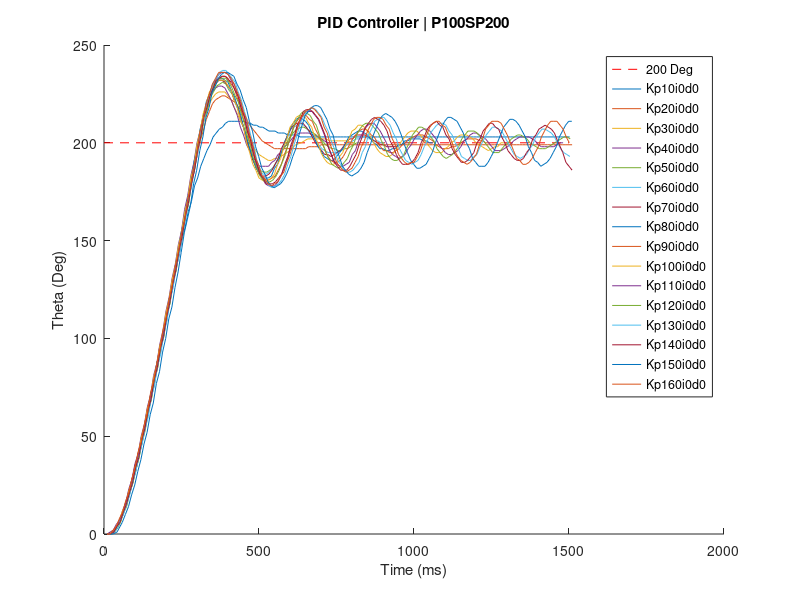
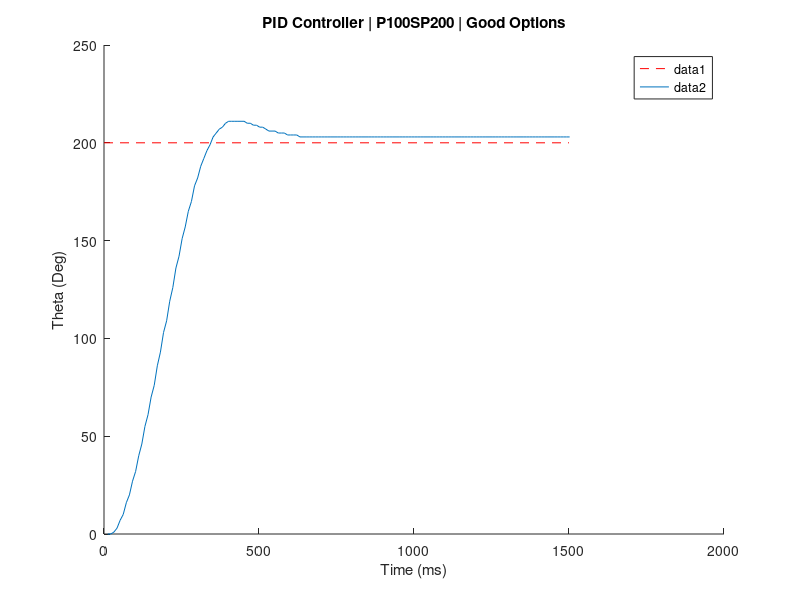

Here is the MATLAB script that generated these plots, in order: (Note: this script raises an error after producing the figures.)
figure(1);
hold on;
xlabel('Time (ms)');
ylabel('Theta (Deg)');
title('PID Controller | P100SP200');
plot([0 1500], [200 200], 'r--');
Kp10i0d0 = [12.0, 0; 22.0, 0; 32.0, 1; 42.0, 3; 52.0, 7; 62.0, 10; 72.0, 16; 82.0, 20; 92.0, 27; 102.0, 32; 112.0, 40; 122.0, 46; 132.0, 55; 142.0, 61; 152.0, 70; 162.0, 76; 172.0, 86; 182.0, 93; 192.0, 103; 202.0, 109; 212.0, 119; 222.0, 126; 232.0, 136; 242.0, 142; 252.0, 151; 262.0, 157; 272.0, 165; 282.0, 170; 292.0, 178; 302.0, 182; 312.0, 188; 322.0, 192; 332.0, 196; 342.0, 199; 352.0, 203; 362.0, 205; 372.0, 207; 382.0, 208; 392.0, 210; 402.0, 211; 412.0, 211; 422.0, 211; 432.0, 211; 442.0, 211; 452.0, 211; 462.0, 210; 472.0, 210; 482.0, 209; 492.0, 209; 502.0, 208; 512.0, 208; 522.0, 207; 532.0, 206; 542.0, 206; 552.0, 206; 562.0, 205; 572.0, 205; 582.0, 205; 592.0, 204; 602.0, 204; 612.0, 204; 622.0, 204; 632.0, 203; 642.0, 203; 652.0, 203; 662.0, 203; 672.0, 203; 682.0, 203; 692.0, 203; 702.0, 203; 712.0, 203; 722.0, 203; 732.0, 203; 742.0, 203; 752.0, 203; 762.0, 203; 772.0, 203; 782.0, 203; 792.0, 203; 802.0, 203; 812.0, 203; 822.0, 203; 832.0, 203; 842.0, 203; 852.0, 203; 862.0, 203; 872.0, 203; 882.0, 203; 892.0, 203; 902.0, 203; 912.0, 203; 922.0, 203; 932.0, 203; 942.0, 203; 952.0, 203; 962.0, 203; 972.0, 203; 982.0, 203; 992.0, 203; 1002.0, 203; 1012.0, 203; 1022.0, 203; 1032.0, 203; 1042.0, 203; 1052.0, 203; 1062.0, 203; 1072.0, 203; 1082.0, 203; 1092.0, 203; 1102.0, 203; 1112.0, 203; 1122.0, 203; 1132.0, 203; 1142.0, 203; 1152.0, 203; 1162.0, 203; 1172.0, 203; 1182.0, 203; 1192.0, 203; 1202.0, 203; 1212.0, 203; 1222.0, 203; 1232.0, 203; 1242.0, 203; 1252.0, 203; 1262.0, 203; 1272.0, 203; 1282.0, 203; 1292.0, 203; 1302.0, 203; 1312.0, 203; 1322.0, 203; 1332.0, 203; 1342.0, 203; 1352.0, 203; 1362.0, 203; 1372.0, 203; 1382.0, 203; 1392.0, 203; 1402.0, 203; 1412.0, 203; 1422.0, 203; 1432.0, 203; 1442.0, 203; 1452.0, 203; 1462.0, 203; 1472.0, 203; 1482.0, 203; 1492.0, 203; 1502.0, 203; ];
plot(Kp10i0d0(:,1),Kp10i0d0(:,2))
% y = max(Kp10i0d0(:,2));
% x = Kp10i0d0(find(Kp10i0d0(:,2) == max(y), 1, 'first'));
% text(x, y, 'Kp10i0d0');
% pause;

Kp20i0d0 = [10.0, 0; 20.0, 0; 30.0, 2; 40.0, 3; 50.0, 7; 60.0, 11; 70.0, 16; 80.0, 21; 90.0, 28; 100.0, 33; 110.0, 41; 120.0, 47; 130.0, 55; 140.0, 62; 150.0, 71; 160.0, 77; 170.0, 87; 180.0, 93; 190.0, 103; 200.0, 110; 210.0, 120; 220.0, 127; 230.0, 137; 240.0, 144; 250.0, 154; 260.0, 161; 270.0, 171; 280.0, 178; 290.0, 187; 300.0, 193; 310.0, 201; 320.0, 206; 330.0, 212; 340.0, 216; 350.0, 220; 360.0, 222; 370.0, 223; 380.0, 224; 390.0, 224; 400.0, 223; 410.0, 222; 420.0, 221; 430.0, 219; 440.0, 217; 450.0, 214; 460.0, 212; 470.0, 209; 480.0, 207; 490.0, 205; 500.0, 203; 510.0, 201; 520.0, 200; 530.0, 199; 540.0, 198; 550.0, 197; 560.0, 197; 570.0, 197; 580.0, 197; 590.0, 197; 600.0, 197; 610.0, 197; 620.0, 197; 630.0, 197; 640.0, 197; 650.0, 197; 660.0, 198; 670.0, 198; 680.0, 198; 690.0, 198; 700.0, 199; 710.0, 199; 720.0, 199; 730.0, 199; 740.0, 199; 750.0, 199; 760.0, 199; 770.0, 199; 780.0, 199; 790.0, 199; 800.0, 199; 810.0, 199; 820.0, 199; 830.0, 199; 840.0, 199; 850.0, 199; 860.0, 199; 870.0, 199; 880.0, 199; 890.0, 199; 900.0, 199; 910.0, 199; 920.0, 199; 930.0, 199; 940.0, 199; 950.0, 199; 960.0, 199; 970.0, 199; 980.0, 199; 990.0, 199; 1000.0, 199; 1010.0, 199; 1020.0, 199; 1030.0, 199; 1040.0, 199; 1050.0, 199; 1060.0, 199; 1070.0, 199; 1080.0, 199; 1090.0, 199; 1100.0, 199; 1110.0, 199; 1120.0, 199; 1130.0, 199; 1140.0, 199; 1150.0, 199; 1160.0, 199; 1170.0, 199; 1180.0, 199; 1190.0, 199; 1200.0, 199; 1210.0, 199; 1220.0, 199; 1230.0, 199; 1240.0, 199; 1250.0, 199; 1260.0, 199; 1270.0, 199; 1280.0, 199; 1290.0, 199; 1300.0, 199; 1310.0, 199; 1320.0, 199; 1330.0, 199; 1340.0, 199; 1350.0, 199; 1360.0, 199; 1370.0, 199; 1380.0, 199; 1390.0, 199; 1400.0, 199; 1410.0, 199; 1420.0, 199; 1430.0, 199; 1440.0, 199; 1450.0, 199; 1460.0, 199; 1470.0, 199; 1480.0, 199; 1490.0, 199; 1500.0, 199; 1510.0, 199; ];
plot(Kp20i0d0(:,1),Kp20i0d0(:,2))
% y = max(Kp20i0d0(:,2));
% x = Kp20i0d0(find(Kp20i0d0(:,2) == max(y), 1, 'first'));
% text(x, y, 'Kp20i0d0');
% pause;

Kp30i0d0 = [10.0, 0; 20.0, 0; 30.0, 1; 40.0, 4; 50.0, 6; 60.0, 11; 70.0, 15; 80.0, 22; 90.0, 26; 100.0, 34; 110.0, 40; 120.0, 48; 130.0, 54; 140.0, 63; 150.0, 70; 160.0, 79; 170.0, 86; 180.0, 96; 190.0, 102; 200.0, 112; 210.0, 119; 220.0, 130; 230.0, 136; 240.0, 146; 250.0, 153; 260.0, 164; 270.0, 170; 280.0, 181; 290.0, 188; 300.0, 197; 310.0, 203; 320.0, 210; 330.0, 215; 340.0, 220; 350.0, 223; 360.0, 225; 370.0, 226; 380.0, 226; 390.0, 226; 400.0, 224; 410.0, 222; 420.0, 218; 430.0, 215; 440.0, 211; 450.0, 208; 460.0, 204; 470.0, 201; 480.0, 198; 490.0, 196; 500.0, 194; 510.0, 193; 520.0, 192; 530.0, 191; 540.0, 191; 550.0, 192; 560.0, 192; 570.0, 193; 580.0, 194; 590.0, 195; 600.0, 196; 618.0, 199; 636.0, 200; 657.0, 202; 667.0, 202; 677.0, 202; 687.0, 202; 697.0, 202; 707.0, 202; 717.0, 202; 727.0, 201; 737.0, 201; 747.0, 201; 757.0, 201; 767.0, 201; 777.0, 201; 787.0, 201; 797.0, 200; 807.0, 200; ];
plot(Kp30i0d0(:,1),Kp30i0d0(:,2))
% y = max(Kp30i0d0(:,2));
% x = Kp30i0d0(find(Kp30i0d0(:,2) == max(y), 1, 'first'));
% text(x, y, 'Kp30i0d0');
% pause;

Kp40i0d0 = [10.0, 0; 20.0, 1; 30.0, 2; 40.0, 5; 50.0, 7; 60.0, 12; 70.0, 16; 80.0, 23; 90.0, 28; 100.0, 36; 110.0, 41; 120.0, 50; 130.0, 56; 140.0, 65; 150.0, 71; 160.0, 81; 170.0, 87; 180.0, 97; 190.0, 104; 200.0, 114; 210.0, 121; 220.0, 131; 230.0, 138; 240.0, 148; 250.0, 155; 260.0, 166; 270.0, 173; 280.0, 183; 290.0, 190; 300.0, 200; 310.0, 206; 320.0, 214; 330.0, 218; 340.0, 224; 350.0, 226; 360.0, 228; 370.0, 229; 380.0, 229; 390.0, 228; 400.0, 225; 410.0, 222; 420.0, 218; 430.0, 214; 440.0, 208; 450.0, 204; 460.0, 199; 470.0, 196; 480.0, 192; 490.0, 191; 501.0, 188; 511.0, 188; 521.0, 188; 531.0, 188; 541.0, 190; 551.0, 191; 561.0, 194; 571.0, 195; 581.0, 198; 591.0, 199; 601.0, 201; 611.0, 203; 621.0, 204; 631.0, 205; 641.0, 205; 651.0, 205; 661.0, 205; 671.0, 204; 681.0, 204; 691.0, 203; 701.0, 202; 711.0, 201; 721.0, 200; 731.0, 200; ];
plot(Kp40i0d0(:,1),Kp40i0d0(:,2))
% y = max(Kp40i0d0(:,2));
% x = Kp40i0d0(find(Kp40i0d0(:,2) == max(y), 1, 'first'));
% text(x, y, 'Kp40i0d0');
% pause;

Kp50i0d0 = [13.0, 0; 23.0, 0; 33.0, 1; 43.0, 3; 53.0, 6; 63.0, 11; 73.0, 14; 83.0, 21; 93.0, 26; 103.0, 33; 113.0, 39; 123.0, 47; 133.0, 53; 143.0, 63; 153.0, 69; 163.0, 79; 173.0, 85; 183.0, 95; 193.0, 101; 203.0, 112; 213.0, 118; 223.0, 129; 233.0, 135; 243.0, 145; 253.0, 152; 263.0, 162; 273.0, 169; 283.0, 180; 293.0, 187; 303.0, 197; 313.0, 203; 323.0, 212; 333.0, 217; 343.0, 223; 353.0, 226; 363.0, 229; 373.0, 230; 383.0, 231; 393.0, 230; 403.0, 227; 413.0, 225; 423.0, 221; 433.0, 217; 443.0, 211; 453.0, 207; 463.0, 200; 473.0, 196; 483.0, 191; 493.0, 189; 503.0, 186; 513.0, 185; 525.0, 185; 535.0, 186; 545.0, 187; 555.0, 190; 565.0, 192; 575.0, 196; 585.0, 198; 595.0, 202; 605.0, 204; 615.0, 206; 625.0, 207; 635.0, 208; 645.0, 208; 655.0, 207; 665.0, 206; 675.0, 205; 685.0, 204; 695.0, 202; 705.0, 201; 715.0, 199; 725.0, 198; 735.0, 197; 745.0, 197; 755.0, 196; 765.0, 196; 775.0, 197; 785.0, 197; 795.0, 198; 805.0, 199; 815.0, 200; 825.0, 200; ];
plot(Kp50i0d0(:,1),Kp50i0d0(:,2))
% y = max(Kp50i0d0(:,2));
% x = Kp50i0d0(find(Kp50i0d0(:,2) == max(y), 1, 'first'));
% text(x, y, 'Kp50i0d0');
% pause;

Kp60i0d0 = [11.0, 0; 21.0, 0; 31.0, 1; 42.0, 4; 52.0, 7; 62.0, 11; 72.0, 15; 82.0, 22; 92.0, 27; 102.0, 35; 112.0, 40; 122.0, 49; 132.0, 55; 142.0, 64; 152.0, 71; 162.0, 80; 172.0, 87; 182.0, 97; 192.0, 103; 202.0, 113; 212.0, 120; 222.0, 130; 232.0, 137; 242.0, 148; 252.0, 155; 262.0, 165; 272.0, 172; 282.0, 183; 292.0, 189; 302.0, 200; 312.0, 207; 322.0, 215; 332.0, 220; 342.0, 225; 352.0, 228; 362.0, 231; 372.0, 232; 382.0, 232; 392.0, 231; 402.0, 228; 412.0, 226; 422.0, 221; 432.0, 217; 442.0, 211; 452.0, 207; 462.0, 200; 472.0, 196; 482.0, 191; 492.0, 188; 503.0, 185; 513.0, 184; 523.0, 184; 533.0, 185; 543.0, 187; 553.0, 189; 563.0, 193; 573.0, 196; 583.0, 201; 593.0, 203; 603.0, 207; 613.0, 208; 623.0, 209; 633.0, 210; 643.0, 209; 653.0, 208; 663.0, 205; 673.0, 204; 683.0, 201; 693.0, 199; 703.0, 197; 713.0, 196; 723.0, 195; 733.0, 195; 743.0, 195; 753.0, 195; 763.0, 196; 773.0, 197; 783.0, 199; 793.0, 200; 803.0, 201; 813.0, 202; 823.0, 202; 833.0, 203; 843.0, 203; 853.0, 202; 863.0, 202; 873.0, 201; 883.0, 201; 893.0, 200; 903.0, 200; ];
plot(Kp60i0d0(:,1),Kp60i0d0(:,2))
% y = max(Kp60i0d0(:,2));
% x = Kp60i0d0(find(Kp60i0d0(:,2) == max(y), 1, 'first'));
% text(x, y, 'Kp60i0d0');
% pause;

Kp70i0d0 = [10.0, 0; 20.0, 0; 30.0, 1; 40.0, 4; 50.0, 6; 60.0, 11; 70.0, 15; 80.0, 22; 90.0, 27; 100.0, 35; 110.0, 40; 120.0, 49; 130.0, 55; 140.0, 64; 150.0, 70; 160.0, 79; 170.0, 86; 180.0, 96; 190.0, 102; 200.0, 112; 210.0, 118; 220.0, 128; 230.0, 135; 240.0, 145; 250.0, 152; 260.0, 162; 270.0, 169; 280.0, 180; 290.0, 187; 300.0, 197; 310.0, 204; 320.0, 213; 330.0, 218; 340.0, 224; 350.0, 227; 360.0, 230; 370.0, 232; 380.0, 232; 390.0, 231; 400.0, 229; 410.0, 227; 420.0, 222; 430.0, 219; 440.0, 213; 450.0, 208; 460.0, 201; 470.0, 196; 480.0, 191; 490.0, 188; 500.0, 184; 510.0, 183; 522.0, 183; 532.0, 184; 542.0, 186; 552.0, 189; 562.0, 192; 572.0, 197; 582.0, 200; 592.0, 204; 602.0, 207; 612.0, 209; 622.0, 210; 632.0, 210; 642.0, 210; 652.0, 208; 662.0, 206; 672.0, 203; 682.0, 200; 692.0, 198; 702.0, 196; 712.0, 194; 722.0, 194; 732.0, 193; 742.0, 194; 752.0, 195; 762.0, 196; 772.0, 198; 782.0, 200; 792.0, 202; 802.0, 202; 812.0, 204; 822.0, 204; 832.0, 204; 842.0, 204; 852.0, 203; 862.0, 202; 872.0, 201; 882.0, 200; 892.0, 199; 902.0, 199; 912.0, 198; 922.0, 198; 932.0, 198; 942.0, 198; 952.0, 199; 962.0, 199; 972.0, 200; 982.0, 200; ];
plot(Kp70i0d0(:,1),Kp70i0d0(:,2))
% y = max(Kp70i0d0(:,2));
% x = Kp70i0d0(find(Kp70i0d0(:,2) == max(y), 1, 'first'));
% text(x, y, 'Kp70i0d0');
% pause;

Kp80i0d0 = [10.0, 0; 20.0, 0; 30.0, 1; 40.0, 3; 50.0, 7; 60.0, 10; 70.0, 16; 80.0, 20; 90.0, 27; 100.0, 33; 110.0, 41; 120.0, 46; 130.0, 55; 140.0, 61; 150.0, 71; 160.0, 77; 170.0, 87; 180.0, 93; 190.0, 103; 200.0, 110; 210.0, 120; 220.0, 127; 230.0, 137; 240.0, 145; 250.0, 155; 260.0, 162; 270.0, 172; 280.0, 179; 290.0, 190; 300.0, 197; 310.0, 207; 320.0, 213; 330.0, 221; 340.0, 225; 350.0, 229; 360.0, 231; 370.0, 233; 380.0, 233; 390.0, 232; 400.0, 231; 410.0, 227; 420.0, 224; 430.0, 219; 440.0, 215; 450.0, 208; 460.0, 203; 470.0, 197; 480.0, 192; 490.0, 187; 500.0, 185; 510.0, 182; 520.0, 182; 530.0, 182; 540.0, 183; 550.0, 187; 560.0, 189; 570.0, 194; 580.0, 198; 590.0, 203; 600.0, 207; 610.0, 210; 620.0, 212; 630.0, 213; 640.0, 212; 650.0, 211; 660.0, 209; 670.0, 205; 680.0, 202; 690.0, 198; 700.0, 196; 710.0, 193; 720.0, 192; 730.0, 191; 740.0, 191; 750.0, 193; 760.0, 195; 770.0, 197; 780.0, 200; 790.0, 203; 800.0, 204; 810.0, 205; 820.0, 206; 830.0, 206; 840.0, 205; 850.0, 204; 860.0, 202; 870.0, 200; 880.0, 199; 890.0, 197; 900.0, 197; 910.0, 196; 920.0, 196; 930.0, 197; 940.0, 197; 950.0, 199; 960.0, 199; 970.0, 201; 980.0, 201; 990.0, 202; 1000.0, 202; 1010.0, 202; 1020.0, 202; 1030.0, 201; 1040.0, 201; 1050.0, 200; 1060.0, 200; ];
plot(Kp80i0d0(:,1),Kp80i0d0(:,2))
% y = max(Kp80i0d0(:,2));
% x = Kp80i0d0(find(Kp80i0d0(:,2) == max(y), 1, 'first'));
% text(x, y, 'Kp80i0d0');
% pause;

Kp90i0d0 = [10.0, 0; 20.0, 0; 30.0, 2; 40.0, 3; 50.0, 7; 60.0, 10; 70.0, 16; 80.0, 20; 90.0, 28; 100.0, 33; 110.0, 41; 120.0, 46; 130.0, 55; 140.0, 61; 150.0, 70; 160.0, 76; 170.0, 86; 180.0, 92; 190.0, 102; 200.0, 109; 210.0, 119; 220.0, 125; 230.0, 136; 240.0, 142; 250.0, 152; 260.0, 160; 270.0, 170; 280.0, 177; 290.0, 187; 300.0, 194; 310.0, 205; 320.0, 211; 330.0, 219; 340.0, 224; 350.0, 228; 360.0, 231; 370.0, 233; 380.0, 234; 390.0, 234; 400.0, 233; 410.0, 230; 420.0, 228; 430.0, 223; 440.0, 219; 450.0, 212; 460.0, 208; 470.0, 200; 480.0, 196; 490.0, 190; 500.0, 186; 510.0, 183; 522.0, 181; 532.0, 181; 542.0, 182; 552.0, 183; 562.0, 186; 572.0, 189; 582.0, 194; 592.0, 198; 602.0, 204; 612.0, 208; 622.0, 211; 632.0, 213; 642.0, 214; 652.0, 214; 662.0, 212; 672.0, 211; 682.0, 207; 692.0, 204; 702.0, 200; 712.0, 197; 722.0, 193; 732.0, 191; 742.0, 190; 752.0, 190; 762.0, 191; 772.0, 193; 782.0, 196; 792.0, 199; 802.0, 202; 812.0, 204; 822.0, 206; 832.0, 207; 842.0, 207; 852.0, 206; 862.0, 204; 872.0, 203; 882.0, 200; 892.0, 198; 902.0, 196; 912.0, 196; 922.0, 195; 932.0, 195; 942.0, 196; 952.0, 197; 962.0, 199; 972.0, 200; 982.0, 202; 999.0, 203; 1009.0, 204; 1019.0, 204; 1029.0, 204; 1039.0, 203; 1051.0, 202; 1061.0, 201; 1071.0, 199; 1081.0, 198; 1091.0, 197; 1101.0, 197; 1111.0, 197; 1121.0, 198; 1131.0, 198; 1141.0, 199; 1151.0, 200; 1161.0, 201; 1171.0, 202; 1181.0, 202; 1191.0, 202; 1201.0, 202; 1211.0, 201; 1221.0, 201; 1231.0, 200; 1241.0, 200; ];
plot(Kp90i0d0(:,1),Kp90i0d0(:,2))
% y = max(Kp90i0d0(:,2));
% x = Kp90i0d0(find(Kp90i0d0(:,2) == max(y), 1, 'first'));
% text(x, y, 'Kp90i0d0');
% pause;

Kp100i0d0 = [10.0, 0; 20.0, 0; 30.0, 1; 40.0, 4; 50.0, 7; 60.0, 12; 70.0, 15; 80.0, 22; 90.0, 27; 100.0, 34; 110.0, 40; 120.0, 49; 130.0, 55; 140.0, 64; 150.0, 70; 160.0, 80; 170.0, 86; 180.0, 96; 190.0, 103; 200.0, 113; 210.0, 120; 220.0, 130; 230.0, 137; 240.0, 147; 250.0, 154; 260.0, 164; 270.0, 171; 280.0, 182; 290.0, 188; 300.0, 199; 310.0, 206; 320.0, 215; 330.0, 220; 340.0, 226; 350.0, 228; 360.0, 231; 370.0, 232; 380.0, 232; 390.0, 232; 400.0, 229; 410.0, 227; 420.0, 222; 430.0, 218; 440.0, 212; 450.0, 208; 460.0, 200; 470.0, 195; 480.0, 189; 490.0, 186; 500.0, 182; 510.0, 181; 520.0, 180; 530.0, 181; 540.0, 182; 550.0, 184; 560.0, 189; 570.0, 192; 580.0, 198; 590.0, 202; 600.0, 208; 610.0, 210; 620.0, 213; 630.0, 214; 640.0, 214; 650.0, 213; 660.0, 210; 670.0, 208; 680.0, 203; 690.0, 200; 700.0, 195; 710.0, 192; 720.0, 190; 730.0, 189; 740.0, 189; 750.0, 190; 760.0, 193; 770.0, 195; 780.0, 199; 790.0, 202; 800.0, 206; 810.0, 207; 820.0, 209; 830.0, 209; 840.0, 208; 850.0, 206; 860.0, 203; 870.0, 200; 880.0, 197; 890.0, 195; 900.0, 194; 910.0, 193; 920.0, 193; 930.0, 194; 940.0, 196; 950.0, 198; 960.0, 201; 970.0, 203; 980.0, 205; 990.0, 206; 1000.0, 206; 1010.0, 206; 1020.0, 204; 1030.0, 202; 1040.0, 200; 1050.0, 198; 1060.0, 196; 1070.0, 195; 1080.0, 195; 1090.0, 195; 1100.0, 197; 1110.0, 198; 1120.0, 200; 1130.0, 201; 1140.0, 203; 1150.0, 204; 1160.0, 204; 1170.0, 204; 1180.0, 203; 1190.0, 202; 1200.0, 200; 1210.0, 199; 1220.0, 198; 1230.0, 197; 1240.0, 196; 1250.0, 197; 1260.0, 198; 1270.0, 198; 1280.0, 200; 1290.0, 200; ];
plot(Kp100i0d0(:,1),Kp100i0d0(:,2))
% y = max(Kp100i0d0(:,2));
% x = Kp100i0d0(find(Kp100i0d0(:,2) == max(y), 1, 'first'));
% text(x, y, 'Kp100i0d0');
% pause;

Kp110i0d0 = [10.0, 0; 20.0, 0; 30.0, 1; 40.0, 3; 50.0, 7; 60.0, 10; 70.0, 16; 80.0, 20; 90.0, 27; 100.0, 32; 110.0, 40; 120.0, 46; 130.0, 54; 140.0, 60; 150.0, 70; 160.0, 76; 170.0, 85; 180.0, 92; 190.0, 102; 200.0, 108; 210.0, 118; 220.0, 125; 230.0, 135; 240.0, 142; 250.0, 153; 260.0, 160; 270.0, 170; 280.0, 177; 290.0, 188; 300.0, 194; 310.0, 205; 320.0, 212; 330.0, 220; 340.0, 224; 350.0, 230; 360.0, 232; 370.0, 235; 380.0, 236; 390.0, 236; 400.0, 235; 410.0, 232; 420.0, 230; 430.0, 225; 440.0, 221; 450.0, 215; 460.0, 210; 470.0, 203; 480.0, 198; 490.0, 190; 501.0, 185; 511.0, 182; 521.0, 179; 531.0, 178; 541.0, 178; 551.0, 178; 561.0, 180; 571.0, 183; 581.0, 187; 591.0, 191; 601.0, 197; 611.0, 201; 621.0, 207; 631.0, 210; 641.0, 214; 651.0, 216; 661.0, 216; 671.0, 216; 681.0, 214; 691.0, 212; 701.0, 208; 711.0, 204; 721.0, 199; 731.0, 195; 741.0, 191; 751.0, 189; 761.0, 188; 771.0, 188; 781.0, 189; 791.0, 190; 801.0, 194; 811.0, 196; 821.0, 201; 831.0, 204; 841.0, 207; 851.0, 209; 861.0, 210; 871.0, 210; 881.0, 208; 891.0, 206; 901.0, 203; 911.0, 200; 921.0, 196; 931.0, 194; 941.0, 193; 951.0, 192; 961.0, 193; 971.0, 194; 981.0, 197; 991.0, 199; 1001.0, 202; 1011.0, 204; 1021.0, 206; 1031.0, 207; 1041.0, 207; 1051.0, 206; 1061.0, 204; 1071.0, 202; 1081.0, 199; 1091.0, 197; 1101.0, 195; 1111.0, 194; 1121.0, 194; 1131.0, 195; 1141.0, 196; 1151.0, 198; 1161.0, 201; 1171.0, 202; 1181.0, 204; 1191.0, 205; 1201.0, 205; 1211.0, 204; 1221.0, 203; 1231.0, 202; 1241.0, 200; 1251.0, 198; 1261.0, 196; 1271.0, 196; 1281.0, 196; 1291.0, 197; 1301.0, 198; 1311.0, 199; 1321.0, 201; 1331.0, 202; 1341.0, 203; 1351.0, 203; 1361.0, 203; 1371.0, 203; 1381.0, 202; 1391.0, 201; 1401.0, 199; 1411.0, 198; 1421.0, 198; 1431.0, 198; 1441.0, 198; 1451.0, 198; 1461.0, 199; 1471.0, 200; 1481.0, 200; ];
plot(Kp110i0d0(:,1),Kp110i0d0(:,2))
% y = max(Kp110i0d0(:,2));
% x = Kp110i0d0(find(Kp110i0d0(:,2) == max(y), 1, 'first'));
% text(x, y, 'Kp110i0d0');
% pause;

Kp120i0d0 = [13.0, 0; 23.0, 0; 33.0, 1; 43.0, 3; 53.0, 6; 63.0, 11; 73.0, 15; 83.0, 21; 93.0, 26; 103.0, 33; 113.0, 39; 123.0, 48; 133.0, 54; 143.0, 63; 153.0, 69; 163.0, 79; 173.0, 85; 183.0, 95; 193.0, 101; 203.0, 112; 213.0, 118; 223.0, 129; 233.0, 135; 243.0, 146; 253.0, 152; 263.0, 163; 273.0, 169; 283.0, 180; 293.0, 187; 303.0, 197; 313.0, 204; 323.0, 213; 333.0, 218; 343.0, 225; 353.0, 228; 363.0, 231; 373.0, 233; 383.0, 233; 393.0, 233; 403.0, 231; 413.0, 228; 423.0, 224; 433.0, 221; 443.0, 215; 453.0, 210; 463.0, 203; 473.0, 198; 483.0, 191; 493.0, 187; 503.0, 183; 513.0, 181; 523.0, 180; 535.0, 180; 545.0, 181; 555.0, 183; 565.0, 186; 575.0, 190; 585.0, 194; 595.0, 200; 605.0, 204; 615.0, 210; 625.0, 212; 635.0, 215; 645.0, 216; 655.0, 215; 665.0, 214; 675.0, 211; 685.0, 209; 695.0, 204; 705.0, 200; 715.0, 195; 725.0, 192; 735.0, 189; 745.0, 188; 755.0, 187; 765.0, 188; 775.0, 190; 785.0, 192; 795.0, 196; 805.0, 199; 815.0, 204; 825.0, 207; 835.0, 209; 845.0, 210; 855.0, 210; 865.0, 209; 875.0, 207; 885.0, 205; 895.0, 201; 905.0, 198; 915.0, 194; 925.0, 192; 935.0, 191; 945.0, 191; 955.0, 192; 965.0, 193; 975.0, 197; 985.0, 200; 995.0, 204; 1005.0, 206; 1015.0, 208; 1025.0, 208; 1035.0, 207; 1054.0, 203; 1064.0, 201; 1074.0, 197; 1084.0, 195; 1094.0, 193; 1104.0, 192; 1114.0, 193; 1124.0, 194; 1134.0, 196; 1144.0, 198; 1154.0, 202; 1164.0, 204; 1174.0, 206; 1184.0, 206; 1194.0, 206; 1204.0, 205; 1214.0, 203; 1224.0, 201; 1234.0, 199; 1244.0, 197; 1254.0, 195; 1264.0, 195; 1274.0, 195; 1284.0, 197; 1294.0, 199; 1304.0, 200; 1314.0, 202; 1324.0, 203; 1334.0, 204; 1344.0, 204; 1354.0, 203; 1364.0, 202; 1374.0, 200; 1384.0, 199; 1394.0, 198; 1404.0, 197; 1414.0, 197; 1424.0, 197; 1434.0, 198; 1444.0, 199; 1454.0, 200; 1464.0, 201; 1474.0, 202; 1484.0, 203; 1494.0, 203; 1504.0, 202; ];
plot(Kp120i0d0(:,1),Kp120i0d0(:,2))
% y = max(Kp120i0d0(:,2));
% x = Kp120i0d0(find(Kp120i0d0(:,2) == max(y), 1, 'first'));
% text(x, y, 'Kp120i0d0');
% pause;

Kp130i0d0 = [13.0, 0; 23.0, 0; 33.0, 1; 43.0, 3; 53.0, 7; 63.0, 10; 73.0, 15; 83.0, 20; 93.0, 27; 103.0, 32; 113.0, 40; 123.0, 46; 133.0, 54; 143.0, 60; 153.0, 70; 163.0, 76; 173.0, 86; 183.0, 92; 193.0, 102; 203.0, 109; 213.0, 119; 223.0, 126; 233.0, 136; 243.0, 143; 253.0, 153; 263.0, 160; 273.0, 171; 283.0, 178; 293.0, 188; 303.0, 195; 313.0, 206; 323.0, 212; 333.0, 221; 343.0, 225; 353.0, 231; 363.0, 233; 373.0, 236; 383.0, 237; 393.0, 237; 403.0, 235; 413.0, 233; 423.0, 231; 433.0, 226; 443.0, 222; 453.0, 216; 463.0, 211; 473.0, 204; 483.0, 199; 493.0, 191; 503.0, 187; 513.0, 182; 523.0, 180; 533.0, 178; 543.0, 177; 553.0, 178; 563.0, 179; 573.0, 181; 583.0, 184; 593.0, 189; 603.0, 193; 613.0, 199; 623.0, 204; 633.0, 210; 643.0, 213; 653.0, 216; 663.0, 217; 673.0, 218; 683.0, 217; 693.0, 215; 703.0, 213; 713.0, 209; 723.0, 206; 733.0, 201; 743.0, 197; 753.0, 191; 763.0, 189; 773.0, 186; 783.0, 185; 793.0, 185; 803.0, 186; 813.0, 188; 823.0, 190; 833.0, 195; 843.0, 198; 853.0, 204; 863.0, 207; 873.0, 211; 883.0, 212; 893.0, 213; 903.0, 213; 913.0, 211; 923.0, 209; 933.0, 205; 943.0, 202; 953.0, 197; 963.0, 194; 973.0, 191; 983.0, 190; 993.0, 189; 1003.0, 190; 1013.0, 191; 1023.0, 194; 1033.0, 198; 1043.0, 201; 1053.0, 205; 1063.0, 207; 1073.0, 209; 1083.0, 210; 1093.0, 210; 1103.0, 209; 1113.0, 206; 1123.0, 204; 1133.0, 200; 1143.0, 197; 1153.0, 193; 1163.0, 192; 1173.0, 191; 1183.0, 191; 1193.0, 193; 1203.0, 194; 1213.0, 198; 1223.0, 201; 1233.0, 204; 1243.0, 206; 1253.0, 208; 1263.0, 208; 1273.0, 207; 1283.0, 206; 1293.0, 203; 1303.0, 200; 1313.0, 197; 1323.0, 194; 1333.0, 193; 1343.0, 192; 1353.0, 193; 1363.0, 194; 1373.0, 197; 1383.0, 199; 1393.0, 203; 1403.0, 205; 1413.0, 207; 1423.0, 207; 1433.0, 206; 1443.0, 205; 1453.0, 203; 1463.0, 200; 1473.0, 197; 1483.0, 195; 1493.0, 194; 1503.0, 193; ];
plot(Kp130i0d0(:,1),Kp130i0d0(:,2))
% y = max(Kp130i0d0(:,2));
% x = Kp130i0d0(find(Kp130i0d0(:,2) == max(y), 1, 'first'));
% text(x, y, 'Kp130i0d0');
% pause;

Kp140i0d0 = [12.0, 0; 22.0, 0; 32.0, 1; 42.0, 4; 52.0, 6; 62.0, 11; 72.0, 15; 82.0, 21; 92.0, 26; 102.0, 34; 112.0, 39; 122.0, 48; 132.0, 54; 142.0, 63; 152.0, 69; 162.0, 79; 172.0, 85; 182.0, 95; 192.0, 101; 202.0, 111; 212.0, 118; 222.0, 128; 232.0, 135; 242.0, 145; 252.0, 152; 262.0, 162; 272.0, 169; 282.0, 179; 292.0, 186; 302.0, 196; 312.0, 203; 322.0, 213; 332.0, 218; 342.0, 224; 352.0, 228; 362.0, 232; 372.0, 233; 382.0, 234; 392.0, 234; 402.0, 232; 412.0, 231; 422.0, 227; 432.0, 224; 442.0, 218; 452.0, 214; 462.0, 206; 472.0, 202; 482.0, 194; 492.0, 190; 503.0, 184; 513.0, 182; 523.0, 179; 533.0, 179; 543.0, 179; 553.0, 180; 563.0, 182; 573.0, 184; 583.0, 189; 593.0, 193; 603.0, 199; 613.0, 203; 623.0, 209; 633.0, 212; 643.0, 216; 653.0, 217; 663.0, 217; 673.0, 216; 683.0, 214; 693.0, 212; 703.0, 208; 713.0, 204; 723.0, 198; 733.0, 194; 743.0, 190; 753.0, 188; 763.0, 186; 773.0, 186; 783.0, 186; 793.0, 188; 803.0, 191; 813.0, 194; 823.0, 199; 833.0, 203; 843.0, 208; 853.0, 210; 863.0, 212; 873.0, 213; 883.0, 212; 893.0, 211; 903.0, 209; 913.0, 206; 923.0, 201; 933.0, 198; 943.0, 194; 953.0, 191; 963.0, 189; 973.0, 189; 983.0, 189; 993.0, 190; 1003.0, 192; 1013.0, 195; 1023.0, 200; 1033.0, 203; 1043.0, 207; 1053.0, 209; 1063.0, 210; 1073.0, 211; 1083.0, 209; 1093.0, 208; 1103.0, 204; 1113.0, 202; 1123.0, 197; 1133.0, 194; 1143.0, 192; 1153.0, 190; 1163.0, 190; 1173.0, 191; 1183.0, 193; 1193.0, 195; 1203.0, 200; 1213.0, 202; 1223.0, 206; 1233.0, 208; 1243.0, 210; 1253.0, 210; 1263.0, 208; 1273.0, 207; 1283.0, 203; 1293.0, 200; 1303.0, 196; 1313.0, 194; 1323.0, 192; 1333.0, 191; 1343.0, 191; 1353.0, 192; 1363.0, 195; 1373.0, 197; 1383.0, 202; 1393.0, 204; 1403.0, 207; 1413.0, 208; 1423.0, 209; 1433.0, 208; 1443.0, 207; 1453.0, 205; 1463.0, 201; 1480.0, 195; 1490.0, 190; 1500.0, 188; 1510.0, 186; ];
plot(Kp140i0d0(:,1),Kp140i0d0(:,2))
% y = max(Kp140i0d0(:,2));
% x = Kp140i0d0(find(Kp140i0d0(:,2) == max(y), 1, 'first'));
% text(x, y, 'Kp140i0d0');
% pause;

Kp150i0d0 = [19.0, 0; 29.0, 0; 42.0, 1; 59.0, 6; 69.0, 10; 79.0, 14; 89.0, 20; 99.0, 25; 109.0, 32; 119.0, 38; 129.0, 46; 139.0, 52; 149.0, 61; 159.0, 67; 169.0, 77; 179.0, 83; 189.0, 93; 199.0, 100; 209.0, 110; 219.0, 116; 229.0, 126; 239.0, 134; 249.0, 144; 259.0, 154; 269.0, 161; 279.0, 168; 289.0, 179; 299.0, 186; 309.0, 196; 319.0, 203; 329.0, 213; 339.0, 218; 349.0, 226; 359.0, 229; 369.0, 233; 379.0, 235; 389.0, 236; 399.0, 236; 409.0, 235; 419.0, 234; 429.0, 230; 439.0, 227; 449.0, 222; 459.0, 218; 469.0, 211; 479.0, 206; 489.0, 198; 499.0, 193; 509.0, 187; 519.0, 184; 529.0, 180; 539.0, 178; 549.0, 177; 559.0, 178; 569.0, 179; 579.0, 181; 589.0, 184; 599.0, 188; 609.0, 193; 619.0, 197; 629.0, 204; 639.0, 209; 649.0, 214; 659.0, 216; 669.0, 218; 679.0, 219; 689.0, 219; 699.0, 218; 709.0, 215; 719.0, 212; 729.0, 207; 739.0, 204; 749.0, 197; 759.0, 193; 769.0, 188; 779.0, 186; 789.0, 184; 799.0, 183; 809.0, 184; 819.0, 185; 829.0, 187; 839.0, 190; 849.0, 195; 859.0, 199; 869.0, 204; 879.0, 208; 889.0, 212; 899.0, 214; 909.0, 215; 919.0, 214; 929.0, 213; 939.0, 211; 949.0, 208; 959.0, 204; 969.0, 199; 979.0, 195; 989.0, 191; 999.0, 189; 1009.0, 187; 1019.0, 187; 1029.0, 188; 1039.0, 189; 1049.0, 192; 1059.0, 195; 1069.0, 200; 1079.0, 204; 1089.0, 208; 1099.0, 211; 1109.0, 213; 1119.0, 213; 1129.0, 212; 1139.0, 211; 1149.0, 208; 1159.0, 205; 1169.0, 200; 1179.0, 197; 1189.0, 192; 1199.0, 190; 1209.0, 188; 1219.0, 188; 1229.0, 188; 1239.0, 190; 1249.0, 193; 1259.0, 196; 1269.0, 200; 1279.0, 204; 1289.0, 208; 1299.0, 210; 1309.0, 212; 1319.0, 212; 1329.0, 211; 1339.0, 209; 1349.0, 206; 1359.0, 203; 1369.0, 198; 1379.0, 195; 1389.0, 191; 1399.0, 190; 1409.0, 188; 1419.0, 189; 1429.0, 190; 1439.0, 192; 1449.0, 195; 1459.0, 198; 1469.0, 203; 1479.0, 206; 1489.0, 209; 1499.0, 211; 1509.0, 211; ];
plot(Kp150i0d0(:,1),Kp150i0d0(:,2))
% y = max(Kp150i0d0(:,2));
% x = Kp150i0d0(find(Kp150i0d0(:,2) == max(y), 1, 'first'));
% text(x, y, 'Kp150i0d0');
% pause;

Kp160i0d0 = [10.0, 0; 20.0, 0; 30.0, 2; 40.0, 4; 50.0, 8; 60.0, 11; 70.0, 17; 80.0, 21; 90.0, 28; 100.0, 34; 110.0, 42; 120.0, 47; 130.0, 56; 140.0, 62; 150.0, 72; 160.0, 78; 170.0, 87; 180.0, 94; 190.0, 104; 200.0, 110; 210.0, 120; 220.0, 127; 230.0, 137; 240.0, 144; 250.0, 154; 260.0, 160; 270.0, 171; 280.0, 178; 290.0, 188; 300.0, 195; 310.0, 206; 320.0, 212; 330.0, 220; 340.0, 225; 350.0, 230; 360.0, 233; 370.0, 236; 380.0, 236; 390.0, 236; 400.0, 235; 410.0, 233; 420.0, 230; 430.0, 226; 440.0, 222; 450.0, 216; 460.0, 212; 470.0, 204; 480.0, 199; 490.0, 192; 500.0, 188; 510.0, 183; 520.0, 181; 530.0, 179; 540.0, 178; 550.0, 179; 560.0, 180; 570.0, 183; 580.0, 185; 590.0, 190; 600.0, 194; 610.0, 200; 620.0, 205; 630.0, 211; 640.0, 214; 650.0, 216; 660.0, 217; 670.0, 218; 680.0, 217; 690.0, 215; 700.0, 213; 710.0, 208; 720.0, 205; 730.0, 199; 740.0, 195; 750.0, 190; 760.0, 188; 770.0, 186; 780.0, 185; 790.0, 186; 800.0, 187; 810.0, 190; 820.0, 193; 830.0, 198; 840.0, 201; 850.0, 206; 860.0, 209; 870.0, 212; 880.0, 213; 890.0, 213; 900.0, 212; 910.0, 209; 920.0, 207; 930.0, 202; 940.0, 199; 950.0, 194; 960.0, 192; 970.0, 190; 980.0, 189; 990.0, 190; 1000.0, 190; 1011.0, 193; 1021.0, 196; 1031.0, 201; 1041.0, 204; 1051.0, 208; 1061.0, 210; 1071.0, 211; 1081.0, 211; 1091.0, 209; 1101.0, 208; 1111.0, 204; 1121.0, 201; 1131.0, 196; 1141.0, 193; 1151.0, 191; 1161.0, 190; 1171.0, 189; 1181.0, 190; 1191.0, 192; 1201.0, 194; 1211.0, 199; 1221.0, 202; 1231.0, 207; 1241.0, 209; 1251.0, 211; 1261.0, 211; 1271.0, 211; 1281.0, 210; 1291.0, 207; 1301.0, 204; 1311.0, 200; 1321.0, 196; 1331.0, 192; 1341.0, 191; 1351.0, 189; 1361.0, 189; 1371.0, 190; 1381.0, 192; 1391.0, 195; 1401.0, 198; 1411.0, 203; 1421.0, 206; 1431.0, 209; 1441.0, 211; 1451.0, 211; 1461.0, 211; 1471.0, 209; 1481.0, 207; 1491.0, 203; 1501.0, 200; ];
plot(Kp160i0d0(:,1),Kp160i0d0(:,2))
% y = max(Kp160i0d0(:,2));
% x = Kp160i0d0(find(Kp160i0d0(:,2) == max(y), 1, 'first'));
% text(x, y, 'Kp160i0d0');
% pause;

caseList = {'Kp10i0d0', 'Kp20i0d0', 'Kp30i0d0', 'Kp40i0d0', 'Kp50i0d0', 'Kp60i0d0', 'Kp70i0d0', 'Kp80i0d0', 'Kp90i0d0', 'Kp100i0d0', 'Kp110i0d0', 'Kp120i0d0', 'Kp130i0d0', 'Kp140i0d0', 'Kp150i0d0', 'Kp160i0d0'};
legend('200 Deg', caseList{1,:});

t = {Kp10i0d0, Kp20i0d0, Kp30i0d0, Kp40i0d0, Kp50i0d0, Kp60i0d0, Kp70i0d0, Kp80i0d0, Kp90i0d0, Kp100i0d0, Kp110i0d0, Kp120i0d0, Kp130i0d0, Kp140i0d0, Kp150i0d0, Kp160i0d0};

figure(2);
hold on;
xlabel('Time (ms)');
ylabel('Theta (Deg)');
title('PID Controller | P100SP200 | Good Options');
plot([0 1500], [200 200], 'r--');
upper = 200;
idx = 0;
while idx < 6
    for e = t
        if max(e{1}(:,2)) <= upper && max(e{1}(:,2)) >= 200
            idx = idx + 1;
        end
    end
    upper = upper + 1;
end
upper = upper - 1;
legendTwo = {'200 Deg'};
idx = 0;
for e = t
    idx = idx + 1;
    if max(e{1}(:,2)) <= upper && max(e{1}(:,2)) >= 200
        plot(e{1}(:,1),e{1}(:,2));
        legendTwo{end+1} = caseList{idx};
    end
end
newLegend = legend();
newLegend = newLegend.String;
idx = size(legendTwo);
newLegend(end-idx(2)+1:end) = legendTwo(1:end);
legend(newLegend);